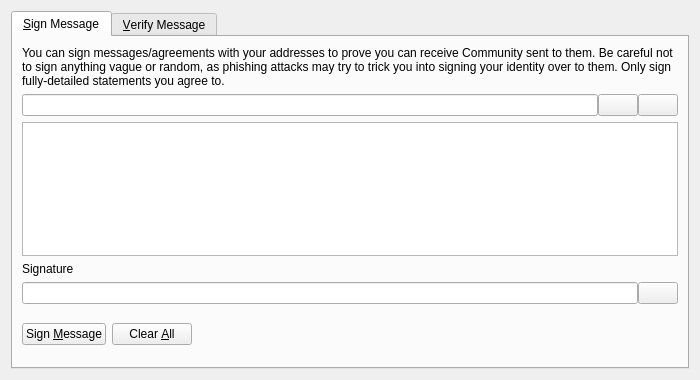
<?xml version="1.0" encoding="UTF-8"?>
<ui version="4.0">
 <class>SignVerifyMessageDialog</class>
 <widget class="QDialog" name="SignVerifyMessageDialog">
  <property name="geometry">
   <rect>
    <x>0</x>
    <y>0</y>
    <width>700</width>
    <height>380</height>
   </rect>
  </property>
  <property name="windowTitle">
   <string>Signatures - Sign / Verify a Message</string>
  </property>
  <property name="modal">
   <bool>true</bool>
  </property>
  <layout class="QVBoxLayout" name="verticalLayout">
   <item>
    <widget class="QTabWidget" name="tabWidget">
     <property name="currentIndex">
      <number>0</number>
     </property>
     <widget class="QWidget" name="tabSignMessage">
      <attribute name="title">
       <string>&amp;Sign Message</string>
      </attribute>
      <layout class="QVBoxLayout" name="verticalLayout_SM">
       <item>
        <widget class="QLabel" name="infoLabel_SM">
         <property name="text">
          <string>You can sign messages/agreements with your addresses to prove you can receive Community sent to them. Be careful not to sign anything vague or random, as phishing attacks may try to trick you into signing your identity over to them. Only sign fully-detailed statements you agree to.</string>
         </property>
         <property name="textFormat">
          <enum>Qt::PlainText</enum>
         </property>
         <property name="wordWrap">
          <bool>true</bool>
         </property>
        </widget>
       </item>
       <item>
        <layout class="QHBoxLayout" name="horizontalLayout_1_SM">
         <property name="spacing">
          <number>0</number>
         </property>
         <item>
          <widget class="QValidatedLineEdit" name="addressIn_SM">
           <property name="toolTip">
            <string>The Community address to sign the message with</string>
           </property>
          </widget>
         </item>
         <item>
          <widget class="QPushButton" name="addressBookButton_SM">
           <property name="toolTip">
            <string>Choose previously used address</string>
           </property>
           <property name="text">
            <string/>
           </property>
           <property name="shortcut">
            <string>Alt+A</string>
           </property>
           <property name="autoDefault">
            <bool>false</bool>
           </property>
          </widget>
         </item>
         <item>
          <widget class="QPushButton" name="pasteButton_SM">
           <property name="toolTip">
            <string>Paste address from clipboard</string>
           </property>
           <property name="text">
            <string/>
           </property>
           <property name="shortcut">
            <string>Alt+P</string>
           </property>
           <property name="autoDefault">
            <bool>false</bool>
           </property>
          </widget>
         </item>
        </layout>
       </item>
       <item>
        <widget class="QPlainTextEdit" name="messageIn_SM">
         <property name="toolTip">
          <string>Enter the message you want to sign here</string>
         </property>
        </widget>
       </item>
       <item>
        <widget class="QLabel" name="signatureLabel_SM">
         <property name="text">
          <string>Signature</string>
         </property>
         <property name="textFormat">
          <enum>Qt::PlainText</enum>
         </property>
        </widget>
       </item>
       <item>
        <layout class="QHBoxLayout" name="horizontalLayout_2_SM">
         <property name="spacing">
          <number>0</number>
         </property>
         <item>
          <widget class="QLineEdit" name="signatureOut_SM">
           <property name="font">
            <font>
             <italic>true</italic>
            </font>
           </property>
           <property name="readOnly">
            <bool>true</bool>
           </property>
          </widget>
         </item>
         <item>
          <widget class="QPushButton" name="copySignatureButton_SM">
           <property name="toolTip">
            <string>Copy the current signature to the system clipboard</string>
           </property>
           <property name="text">
            <string/>
           </property>
           <property name="autoDefault">
            <bool>false</bool>
           </property>
          </widget>
         </item>
        </layout>
       </item>
       <item>
        <layout class="QHBoxLayout" name="horizontalLayout_3_SM">
         <item>
          <widget class="QPushButton" name="signMessageButton_SM">
           <property name="toolTip">
            <string>Sign the message to prove you own this Community address</string>
           </property>
           <property name="text">
            <string>Sign &amp;Message</string>
           </property>
           <property name="autoDefault">
            <bool>false</bool>
           </property>
          </widget>
         </item>
         <item>
          <widget class="QPushButton" name="clearButton_SM">
           <property name="toolTip">
            <string>Reset all sign message fields</string>
           </property>
           <property name="text">
            <string>Clear &amp;All</string>
           </property>
           <property name="autoDefault">
            <bool>false</bool>
           </property>
          </widget>
         </item>
         <item>
          <spacer name="horizontalSpacer_1_SM">
           <property name="orientation">
            <enum>Qt::Horizontal</enum>
           </property>
           <property name="sizeHint" stdset="0">
            <size>
             <width>40</width>
             <height>48</height>
            </size>
           </property>
          </spacer>
         </item>
         <item>
          <widget class="QLabel" name="statusLabel_SM">
           <property name="font">
            <font>
             <weight>75</weight>
             <bold>true</bold>
            </font>
           </property>
           <property name="text">
            <string/>
           </property>
           <property name="wordWrap">
            <bool>true</bool>
           </property>
          </widget>
         </item>
         <item>
          <spacer name="horizontalSpacer_2_SM">
           <property name="orientation">
            <enum>Qt::Horizontal</enum>
           </property>
           <property name="sizeHint" stdset="0">
            <size>
             <width>40</width>
             <height>48</height>
            </size>
           </property>
          </spacer>
         </item>
        </layout>
       </item>
      </layout>
     </widget>
     <widget class="QWidget" name="tabVerifyMessage">
      <attribute name="title">
       <string>&amp;Verify Message</string>
      </attribute>
      <layout class="QVBoxLayout" name="verticalLayout_VM">
       <item>
        <widget class="QLabel" name="infoLabel_VM">
         <property name="text">
          <string>Enter the receiver's address, message (ensure you copy line breaks, spaces, tabs, etc. exactly) and signature below to verify the message. Be careful not to read more into the signature than what is in the signed message itself, to avoid being tricked by a man-in-the-middle attack. Note that this only proves the signing party receives with the address, it cannot prove sendership of any transaction!</string>
         </property>
         <property name="textFormat">
          <enum>Qt::PlainText</enum>
         </property>
         <property name="alignment">
          <set>Qt::AlignLeading|Qt::AlignLeft|Qt::AlignTop</set>
         </property>
         <property name="wordWrap">
          <bool>true</bool>
         </property>
        </widget>
       </item>
       <item>
        <layout class="QHBoxLayout" name="horizontalLayout_1_VM">
         <property name="spacing">
          <number>0</number>
         </property>
         <item>
          <widget class="QValidatedLineEdit" name="addressIn_VM">
           <property name="toolTip">
            <string>The Community address the message was signed with</string>
           </property>
          </widget>
         </item>
         <item>
          <widget class="QPushButton" name="addressBookButton_VM">
           <property name="toolTip">
            <string>Choose previously used address</string>
           </property>
           <property name="text">
            <string/>
           </property>
           <property name="shortcut">
            <string>Alt+A</string>
           </property>
           <property name="autoDefault">
            <bool>false</bool>
           </property>
          </widget>
         </item>
        </layout>
       </item>
       <item>
        <widget class="QPlainTextEdit" name="messageIn_VM"/>
       </item>
       <item>
        <widget class="QValidatedLineEdit" name="signatureIn_VM"/>
       </item>
       <item>
        <layout class="QHBoxLayout" name="horizontalLayout_2_VM">
         <item>
          <widget class="QPushButton" name="verifyMessageButton_VM">
           <property name="toolTip">
            <string>Verify the message to ensure it was signed with the specified Community address</string>
           </property>
           <property name="text">
            <string>Verify &amp;Message</string>
           </property>
           <property name="autoDefault">
            <bool>false</bool>
           </property>
          </widget>
         </item>
         <item>
          <widget class="QPushButton" name="clearButton_VM">
           <property name="toolTip">
            <string>Reset all verify message fields</string>
           </property>
           <property name="text">
            <string>Clear &amp;All</string>
           </property>
           <property name="autoDefault">
            <bool>false</bool>
           </property>
          </widget>
         </item>
         <item>
          <spacer name="horizontalSpacer_1_VM">
           <property name="orientation">
            <enum>Qt::Horizontal</enum>
           </property>
           <property name="sizeHint" stdset="0">
            <size>
             <width>40</width>
             <height>48</height>
            </size>
           </property>
          </spacer>
         </item>
         <item>
          <widget class="QLabel" name="statusLabel_VM">
           <property name="font">
            <font>
             <weight>75</weight>
             <bold>true</bold>
            </font>
           </property>
           <property name="text">
            <string/>
           </property>
           <property name="wordWrap">
            <bool>true</bool>
           </property>
          </widget>
         </item>
         <item>
          <spacer name="horizontalSpacer_2_VM">
           <property name="orientation">
            <enum>Qt::Horizontal</enum>
           </property>
           <property name="sizeHint" stdset="0">
            <size>
             <width>40</width>
             <height>48</height>
            </size>
           </property>
          </spacer>
         </item>
        </layout>
       </item>
      </layout>
     </widget>
    </widget>
   </item>
  </layout>
 </widget>
 <customwidgets>
  <customwidget>
   <class>QValidatedLineEdit</class>
   <extends>QLineEdit</extends>
   <header>qvalidatedlineedit.h</header>
  </customwidget>
 </customwidgets>
 <resources>
  <include location="../community.qrc"/>
 </resources>
 <connections/>
</ui>
